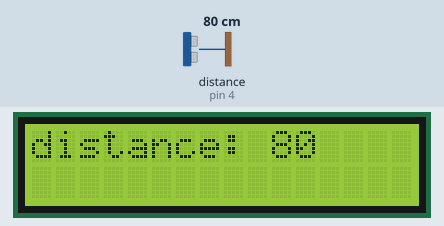
Recording of a sketch running on a simulated Arduino Uno, built with avr-gcc and run on an emulated ATmega328P. On the bench: 16×2 character LCD. Wiring (inferred from the names in the program): ultrasonic range finder: trigger pin 3; echo pin 4. Inputs (shaded band) come from the test bench; at power-on: distance to the obstacle (sensor on pin 4) 80 cm. The echo pulse lasts 58.3 µs per cm.

Above: at 1.2 s.
1.3 s: distance to the obstacle (sensor on pin 4) set to 2 cm
At 1.9 s:
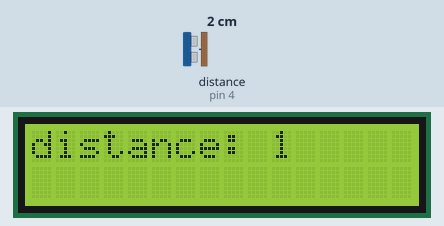
2.8 s: distance to the obstacle (sensor on pin 4) set to 4 cm
At 4.1 s:
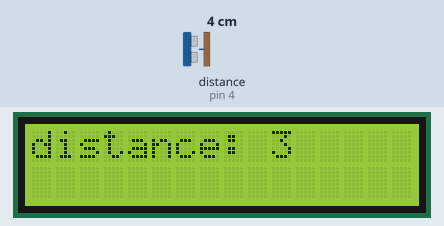
4.4 s: distance to the obstacle (sensor on pin 4) set to 9 cm
At 5.6 s:
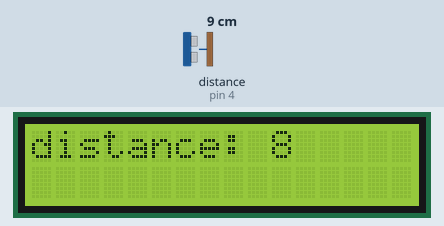
5.9 s: distance to the obstacle (sensor on pin 4) set to 35 cm
At 7.1 s:
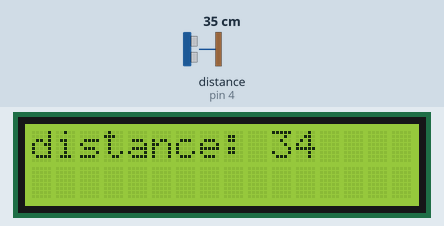
8.9 s: distance to the obstacle (sensor on pin 4) set to 299 cm
At 10.0 s:
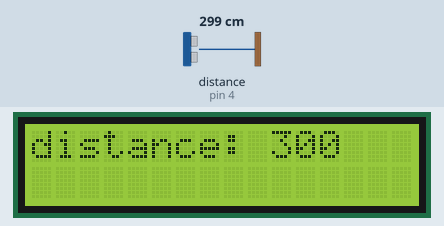
Timing chart, 0 to 11.9 s (numbered marks = the images above; inputs shaded):
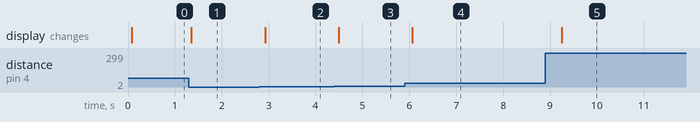

The sketch:

UltraSound.ino
```cpp
#include <LiquidCrystal_I2C.h>

#define trigPin 3
#define echoPin 4
LiquidCrystal_I2C lcd(0x27,16,2);

void setup() {
  lcd.begin();
  Serial.begin(9600);
  pinMode(trigPin,OUTPUT);
  digitalWrite(trigPin, LOW);
  pinMode(echoPin,LOW);

}

void sendData(){
  float transmitTime=0.01;
  digitalWrite(trigPin,HIGH);
  delay(transmitTime);
  digitalWrite(trigPin,LOW);
}


void loop() {
  sendData();
  int theSpeed=340;
  int highLevelTime=pulseIn(echoPin,HIGH);
  //From the datasheet we see that the formula is the time of the received signal/58.
  lcd.clear();
  lcd.print("distance: ");
  lcd.print(highLevelTime/58);
  delay(300);
}
```

Measured:
- after the input at 1.3 s, the display: changes after 0.05 s (image 1)
- after the input at 2.8 s, the display: changes after 0.12 s (image 2)
- after the input at 4.4 s, the display: changes after 0.09 s (image 3)
- after the input at 5.9 s, the display: changes after 0.16 s (image 4)
- after the input at 8.9 s, the display: changes after 0.35 s (image 5)
